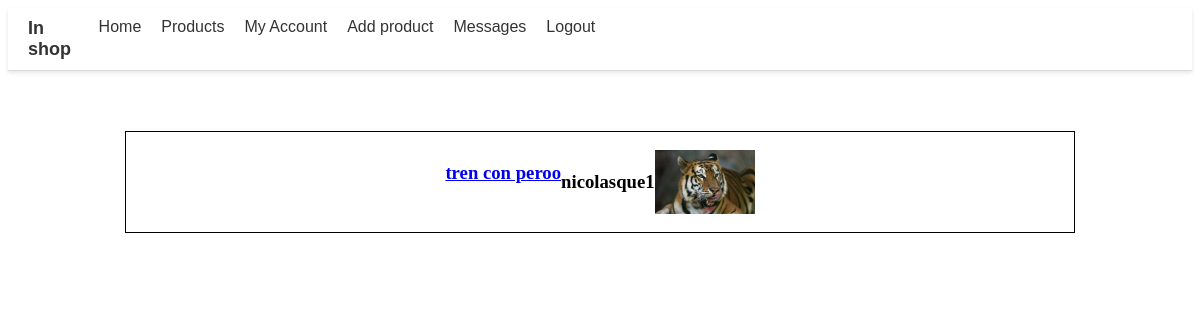
Page /php/chat/my_messages.php (signed in) on the committed database.
### tables this page shows
CREATE TABLE `chat` (
  `chat_id` int(11) NOT NULL,
  `user_id_buyer` int(11) NOT NULL,
  `user_id_seller` int(11) NOT NULL,
  `product_id` int(11) NOT NULL,
  `message` text NOT NULL,
  `date` date NOT NULL DEFAULT current_timestamp(),
  `seen` tinyint(1) NOT NULL DEFAULT current_timestamp()
);

CREATE TABLE `product` (
  `product_id` int(9) NOT NULL,
  `product_name` varchar(30) NOT NULL,
  `price` float NOT NULL DEFAULT 0,
  `user_id` int(11) NOT NULL,
  `photo` text DEFAULT NULL,
  `description` text DEFAULT NULL,
  `user_name` varchar(50) NOT NULL,
  `upload_date` date NOT NULL DEFAULT current_timestamp()
);

CREATE TABLE `user` (
  `user_id` int(9) NOT NULL,
  `username` varchar(30) NOT NULL,
  `name` varchar(30) NOT NULL,
  `surname` varchar(30) NOT NULL,
  `email` varchar(50) NOT NULL,
  `password` varchar(30) NOT NULL,
  `admin` tinyint(1) NOT NULL DEFAULT 0
);

### php/chat/my_messages.php (the view, shortened to what this page needs)
<?php
include '../navbar.php';
function ft_get_my_chats($user_id)
{
    $connexion = ft_create_conexion();
    $sql = "SELECT * FROM chat WHERE user_id_buyer = ? OR user_id_seller = ?";
    $stmt = $connexion->prepare($sql);
    $stmt->bind_param("ii", $user_id, $user_id);
    $stmt->execute();
    $result = $stmt->get_result();
    $chats = [];
    if ($result->num_rows > 0)
    {
        while ($row = $result->fetch_assoc())
        {
            $chats[] = $row;
        }
    }
    return $chats;
}
function ft_get_other_perosn_name($user_id_buyer)
{
    $connexion = ft_create_conexion();
    $sql = "SELECT * FROM user WHERE user_id = ?";
    $stmt = $connexion->prepare($sql);
    $stmt->bind_param("i", $user_id_buyer);
    $stmt->execute();
    $result = $stmt->get_result();
    $user = $result->fetch_assoc();
    return $user['username'];
}
function ft_get_produc_info($product_id)
{
    $connexion = ft_create_conexion();
    $sql = "SELECT * FROM product WHERE product_id = ?";
    $stmt = $connexion->prepare($sql);
    $stmt->bind_param("i", $product_id);
    $stmt->execute();
    $result = $stmt->get_result();
    $product_name = $result->fetch_assoc();
    return $product_name;
}
function ft_get_photos($photo_folder)
{
    $photos = [];
    $folder_path = $_SERVER['DOCUMENT_ROOT'] . "/tfg_shop/images/products/" . $photo_folder;
    if (file_exists($folder_path)) {
        $files = scandir($folder_path);
        foreach ($files as $file)
        {
            if ($file != '.' && $file != '..')
            {
                $photos[] = $file;
            }
        }
    }
    return $photos;
}
function ft_print_photo($product_id)
{
    $product = ft_get_produc_info($product_id);
    $photos = ft_get_photos($product['photo']);
    echo "<div class='image-gallery' id='product-{$product['product_id']}'>";
    if (count($photos) > 0) {
        echo "<img src='/tfg_shop/images/products/{$product['photo']}/{$photos[0]}' width='100px'>";
    }
    echo "</div>";
}
function ft_print_chats($chats)
{
    foreach ($chats as $chat)
    {
        echo "<div class='chat'>";
        echo "<a href='chat_product.php?product_id=" . $chat['product_id'] . "'>";
        $product_name = ft_get_produc_info($chat['product_id']);
        echo "<h3>" . $product_name['product_name'] . "</h3>";
        echo "<br>";
        echo "</a>";
        echo "<h3>" . ft_get_other_perosn_name($chat['user_id_buyer']) . "</h3>";
        ft_print_photo($chat['product_id']);
        echo "</div>";
    }
}
?>
<!DOCTYPE html>
<html lang="en">
<head>
</head>
<body>
    <div class="chats">
        <?php
        $chats = ft_get_my_chats($_COOKIE['user_id']);
        ft_print_chats($chats);
        ?>
    </div>
</body>
</html>

### php/chat/my_messages.php (style rules this page uses)
.chats { display: flex; flex-direction: column; align-items: center; margin-top: 50px; }
.chat { width: 80%; height: 100px; border: 1px solid black; margin-top: 10px; display: flex; justify-content: center; align-items: center; }
.chat h3 { margin: 0px; }

### rows in the picture
chat: product.product_name "tren con peroo", user_id_buyer.username "nicolasque1", product.photo (picture)
